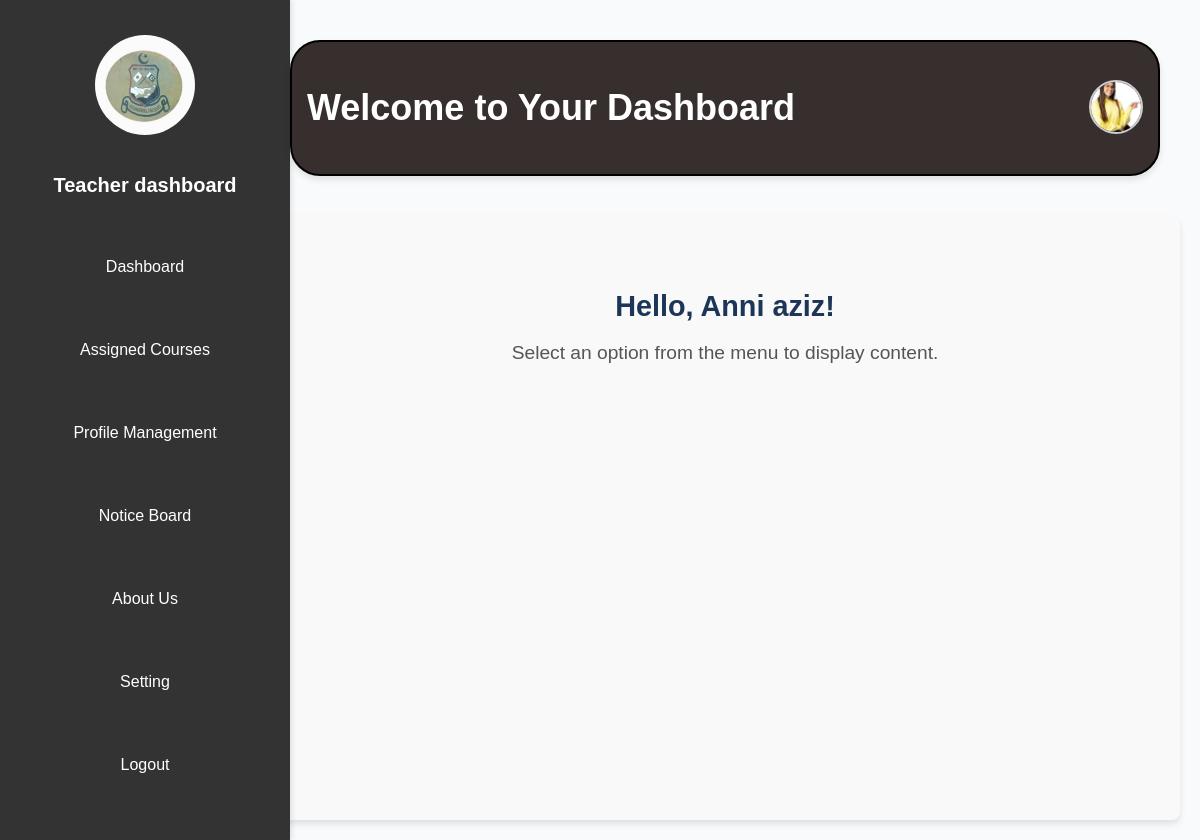
/teacher_dashboard/teacher_dashboard.php (signed in), run on the app's committed database.
### tables this page shows
CREATE TABLE `teachers` (
  `teacher_id` int(11) NOT NULL,
  `first_name` varchar(50) NOT NULL,
  `last_name` varchar(50) NOT NULL,
  `teachers_email` varchar(100) NOT NULL,
  `contact_number` varchar(15) NOT NULL,
  `gender` enum('Male','Female','Other') NOT NULL,
  `country` varchar(50) NOT NULL,
  `province` varchar(50) NOT NULL,
  `district` varchar(50) NOT NULL,
  `subject_expertise` varchar(100) NOT NULL,
  `qualification` varchar(100) NOT NULL,
  `profile_picture` varchar(255) NOT NULL,
  `teachers_password` varchar(255) NOT NULL,
  `created_at` timestamp NOT NULL DEFAULT current_timestamp(),
  `updated_at` timestamp NOT NULL DEFAULT current_timestamp() ON UPDATE current_timestamp()
);

### teacher_dashboard/teacher_dashboard.php (the view, shortened to what this page needs)
<?php
$teacher_id = $_SESSION['teacher_id'];
require 'teachers_db_connection.php';
$sql = "SELECT * FROM teachers WHERE teacher_id = ?";
$stmt = $conn->prepare($sql);
if ($stmt) {
    $stmt->bind_param("i", $teacher_id);
    $stmt->execute();
    $result = $stmt->get_result();
    $teacher = $result->fetch_assoc();
} else {
    die("Error preparing SQL statement: " . $conn->error);
}
?>
<!DOCTYPE html>
<html lang="en">
<head>
    <link rel="stylesheet" href="../teacher_dashboard/style.css">
    <link rel="stylesheet" href="styles.css">
    <link rel="stylesheet" href="https://cdnjs.cloudflare.com/ajax/libs/font-awesome/5.15.4/css/all.min.css">
</head>
<body>
    <aside>
          <div class="logo-container">
    <img src="../uploads/logo.png" alt="Student Logo" class="dashboard-logo">
  </div>
        <h1>Teacher dashboard</h1>
        <nav>
            <ul>
                <li><a href="#" class="menu-item" data-content="dashboard">Dashboard</a></li>
                <li><a href="#" class="menu-item" data-content="courses">Assigned Courses</a></li>
                <li><a href="#" class="menu-item" data-content="profile">Profile Management</a></li>
                <li><a href="#" class="menu-item" data-content="notice">Notice Board</a></li>
                <li><a href="#" class="menu-item" data-content="about">About Us</a></li>
                <li><a href="#" class="menu-item" data-content="setting">Setting</a></li>
                <li><a href="../teacher_dashboard/logout.php">Logout</a></li>
            </ul>
        </nav>
    </aside>
    <div id="content">
        <div class="header">
            <h2 id="heading">Welcome to Your Dashboard</h2>
            <div class="profile-picture">
                <?php if (!empty($teacher['profile_picture'])): ?>
                    <img src="../uploads/teachers/<?php echo htmlspecialchars($teacher['profile_picture']); ?>"
                         alt="Profile Picture" class="profile-preview">
                <?php else: ?>
                    <p>No profile picture available.</p>
                <?php endif; ?>
            </div>
        </div>
        <div id="main-content">
            <h2>Hello, <?php echo htmlspecialchars($teacher['first_name'] . ' ' . $teacher['last_name']); ?>!</h2>
            <p>Select an option from the menu to display content.</p>
        </div>
    </div>
</body>
</html>

### student_dashboard/style.css (style rules this page uses)
body { font-family: 'Arial', sans-serif; margin: 0; padding: 0; display: flex; background-color: #f9fafb; }
aside { background: linear-gradient(180deg, #464b58,#000000); color: white; width: 250px; height: 100vh; padding: 20px; box-shadow: 4px 0 6px rgba(0, 0, 0, 0.1); }
aside h1 { font-size: 1.8rem; margin-bottom: 20px; text-align: center; color: #ffffff; }
aside nav ul { list-style: none; padding: 0; }
aside nav li { margin-bottom: 10px; }
aside nav a { display: block; text-decoration: none; color: white; padding: 10px 15px; border-radius: 5px; transition: background-color 0.3s ease; }
#content { flex: 1; padding: 20px; }
.header { background-color: #1f2937; color: #ffffff; padding: 20px; text-align: center; font-size: 1.5rem; box-shadow: 0 4px 6px rgba(0, 0, 0, 0.1); }
#main-content { margin-top: 20px; background-color: white; padding: 20px; border-radius: 8px; box-shadow: 0 4px 6px rgba(0, 0, 0, 0.1); text-align: center; }
#main-content h2 { font-size: 1.8rem; margin-bottom: 15px; color: #1d3557; }
#main-content p { font-size: 1.2rem; color: #555; }

### teacher_dashboard/styles.css (style rules this page uses)
body { margin: 0; font-family: Arial, sans-serif; display: flex; color: #121010; }
aside { width: 250px; background-color: #2c3e50; color: #ecf0f1; height: 100vh; position: fixed; display: flex; flex-direction: column; align-items: center; box-shadow: 2px 0 5px rgba(0, 0, 0, 0.1); }
aside h1 { margin: 20px 0; font-size: 1.5em; }
aside nav ul { list-style: none; padding: 0; width: 100%; }
aside nav ul li { width: 100%; }
aside nav ul li a { display: block; padding: 25px; color: #ecf0f1; text-decoration: none; text-align: center; transition: background-color 0.3s; }
#content { margin-left: 250px; width: calc(100% - 250px); padding: 20px; }
.header { display: flex; align-items: center; justify-content: space-between; margin-bottom: 20px; }
.profile-picture img { border: 3px solid #2c3e50; border-radius: 50%; }
#main-content { background-color: #fff; padding: 20px; border-radius: 8px; box-shadow: 0 4px 6px rgba(0, 0, 0, 0.1); }

### teacher_dashboard/teacher_dashboard.php (style rules this page uses)
body { margin: 0; font-family: Arial, sans-serif; display: flex; height: 100vh; overflow: hidden; }
aside { width: 250px; background: #333; color: #fff; height: 100vh; position: fixed; top: 0; left: 0; overflow-y: auto; padding: 20px; }
aside h1 { font-size: 20px; margin-bottom: 20px; }
aside nav ul { list-style: none; padding: 0; }
aside nav ul li { margin: 15px 0; }
aside nav ul li a { color: #fff; text-decoration: none; }
#content { margin-left: 250px; display: flex; flex-direction: column; height: 100vh; width: calc(100% - 250px); }
.header { flex: 0 0 auto; padding: 15px; margin : 20px; background: #372e2e; border-bottom: 1px solid #ccc; display: flex; justify-content: space-between; align-items: center; position: sticky; top: 0; z-index: 10; border : 2px solid black; border-radius: 30px; }
.profile-picture img { width: 50px; height: 50px; border-radius: 50%; border: 2px solid #ccc; }
#main-content { flex: 1 1 auto; padding: 50px; overflow-y: auto; background: #f9f9f9; }
.profile-preview { width: 100px; height: 100px; margin-top: 5px; border: 2px solid #ddd; object-fit: cover; border-radius: 10px; }
#heading { color: #fff; }
.logo-container { text-align: center; margin: 15px 0; }
.dashboard-logo { max-width: 100px; height: auto; border-radius: 50%; }

### data on the page
teachers: profile_picture (picture), first_name+last_name "Anni aziz"
